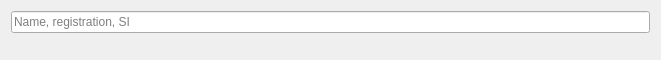
<?xml version="1.0" encoding="UTF-8"?>
<ui version="4.0">
 <class>Runs::FindRunnerWidget</class>
 <widget class="QWidget" name="Runs::FindRunnerWidget">
  <property name="geometry">
   <rect>
    <x>0</x>
    <y>0</y>
    <width>661</width>
    <height>60</height>
   </rect>
  </property>
  <property name="windowTitle">
   <string>Form</string>
  </property>
  <layout class="QVBoxLayout" name="verticalLayout">
   <item>
    <widget class="FindRunnerEdit" name="edFindRunner">
     <property name="placeholderText">
      <string>Name, registration, SI</string>
     </property>
     <property name="clearButtonEnabled">
      <bool>true</bool>
     </property>
    </widget>
   </item>
   <item>
    <spacer name="verticalSpacer">
     <property name="orientation">
      <enum>Qt::Vertical</enum>
     </property>
     <property name="sizeHint" stdset="0">
      <size>
       <width>20</width>
       <height>40</height>
      </size>
     </property>
    </spacer>
   </item>
  </layout>
 </widget>
 <customwidgets>
  <customwidget>
   <class>FindRunnerEdit</class>
   <extends>QLineEdit</extends>
   <header location="global">src/Runs/findrunneredit.h</header>
  </customwidget>
 </customwidgets>
 <tabstops>
  <tabstop>edFindRunner</tabstop>
 </tabstops>
 <resources/>
 <connections/>
</ui>
